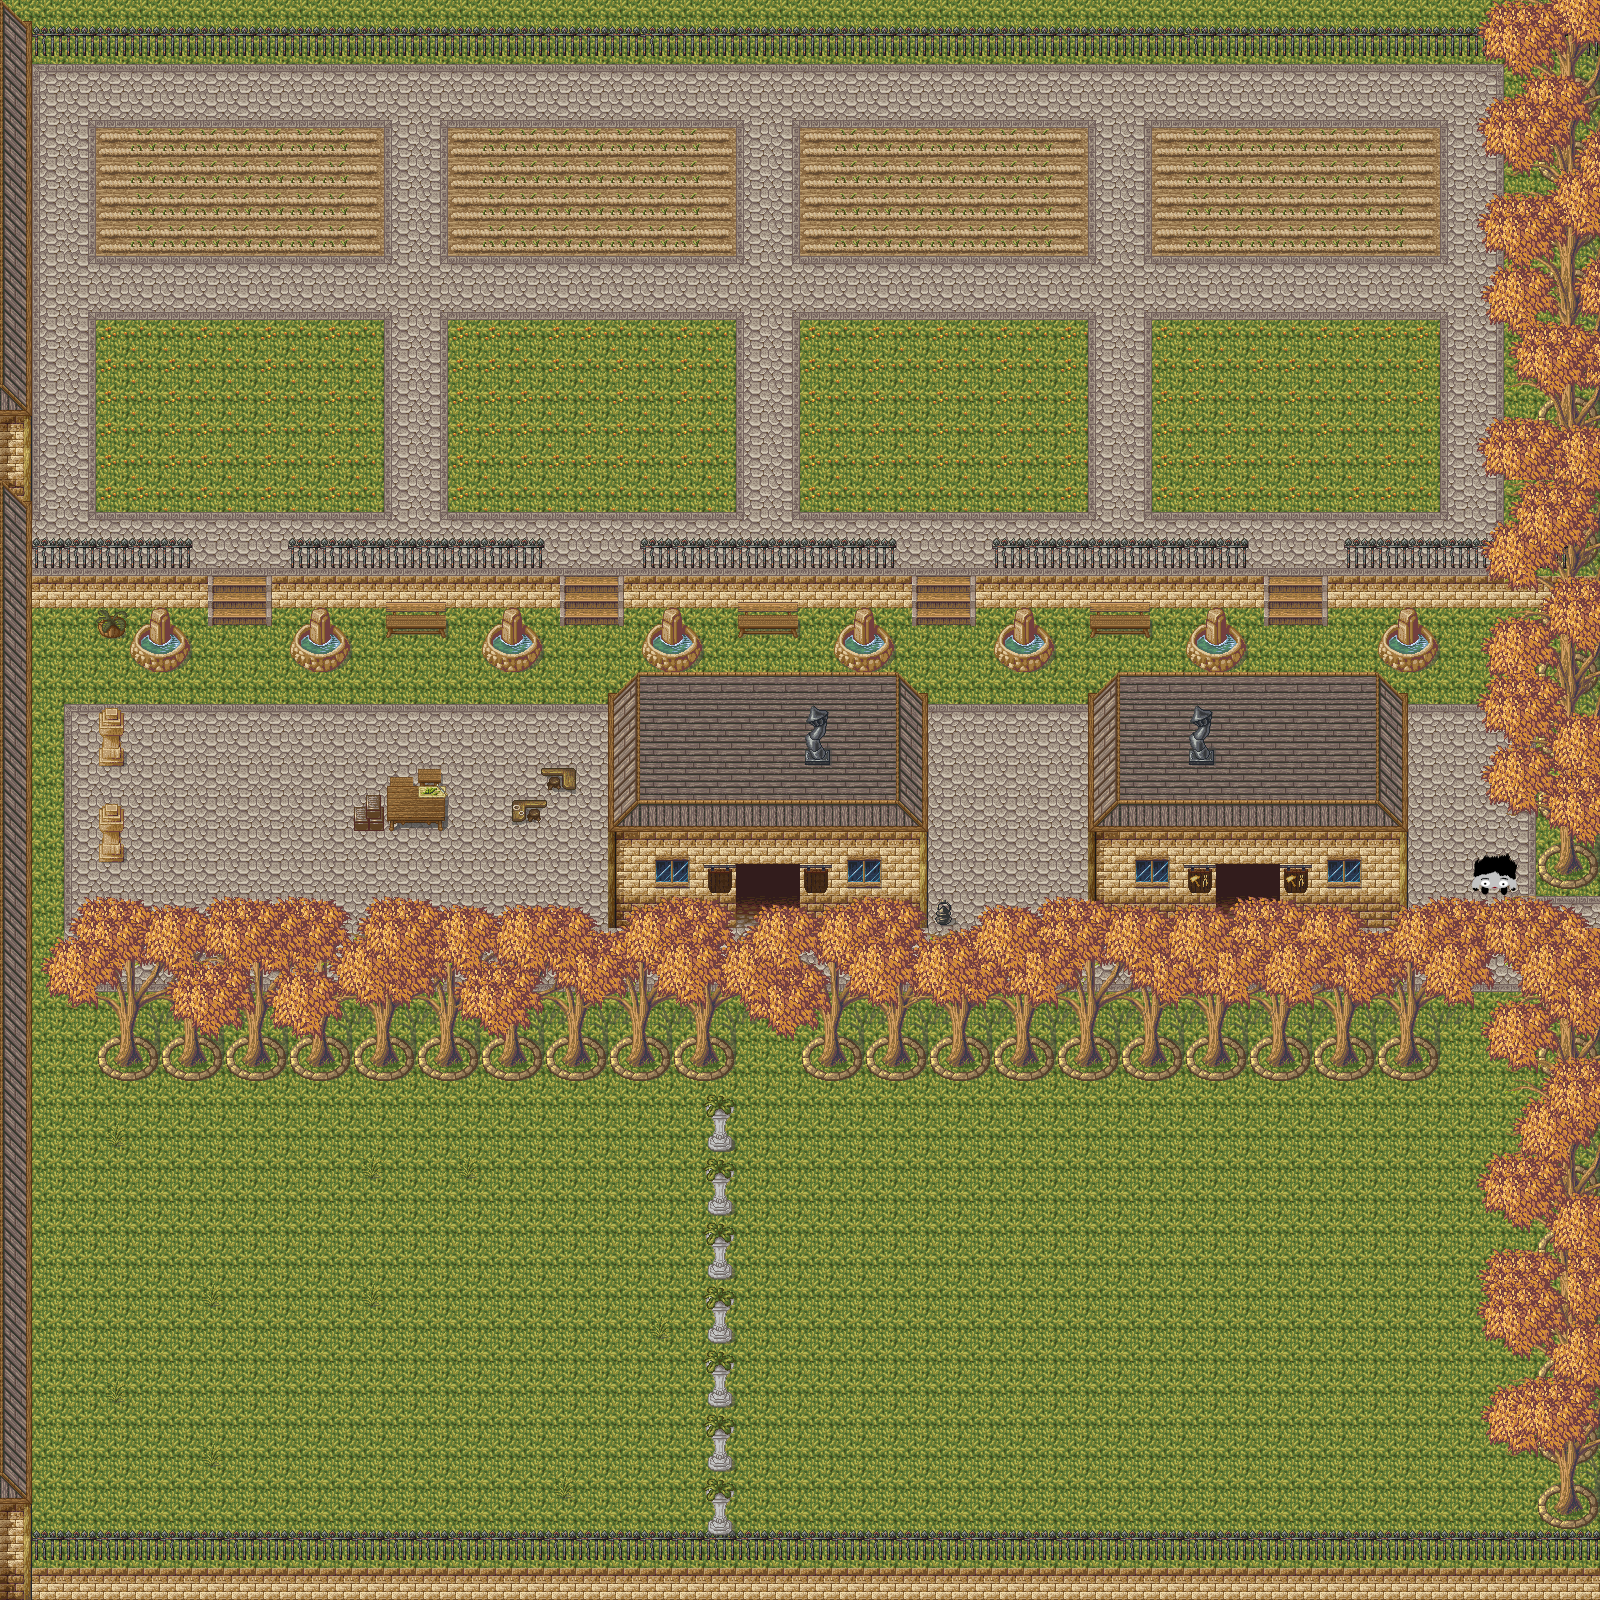

A level layout from a 2D game, rendered from its tile map. Below: a short description, then the map file with tile-grid data replaced by summaries:
An orthogonal 50x50 tile map with 32x32 px tiles, 10 tile layers (U_Backgrounf, T_Background, U_Layer1, U_Layer2, ...), 3 tilesets and 66 objects (11x friendly_mob, top-room, seed-store, crafting-store, village1-garden2part1, ...).

<map version="1.2" tiledversion="1.2.5" orientation="orthogonal" renderorder="right-down" width="50" height="50" tilewidth="32" tileheight="32" infinite="0" nextlayerid="15" nextobjectid="99">
 <tileset firstgid="1" source="Outdoor.tsx" />
 <tileset firstgid="361" source="Hanging_signs.tsx" />
 <tileset firstgid="377" source="Beebos.tsx" />
 <layer id="1" name="U_Backgrounf" width="50" height="50">
  <data>[2500 cells, 2500 non-empty, 17 distinct tile ids]</data>
 </layer>
 <objectgroup id="11" name="Collisions">
  <object id="1" x="32" y="32" width="1152" height="32" />
  <object id="2" x="1184" y="32" width="352" height="32" />
  <object id="3" x="1536" y="32" width="64" height="416" />
  <object id="5" x="1536" y="1120" width="64" height="480" />
  <object id="6" x="768" y="1568" width="768" height="32" />
  <object id="9" x="0" y="1568" width="768" height="32" />
  <object id="10" x="704" y="1120" width="32" height="32" />
  <object id="11" x="704" y="1184" width="32" height="32" />
  <object id="12" x="704" y="1248" width="32" height="32" />
  <object id="13" x="704" y="1312" width="32" height="32" />
  <object id="14" x="704" y="1376" width="32" height="32" />
  <object id="15" x="704" y="1440" width="32" height="32" />
  <object id="16" x="704" y="1504" width="32" height="32" />
  <object id="17" x="0" y="992" width="32" height="576" />
  <object id="18" x="96" y="1024" width="640" height="64" />
  <object id="19" x="800" y="1024" width="640" height="64" />
  <object id="20" x="0" y="576" width="32" height="416" />
  <object id="21" x="96" y="832" width="32" height="32" />
  <object id="22" x="96" y="736" width="32" height="32" />
  <object id="24" x="96" y="608" width="32" height="32" />
  <object id="26" x="128" y="608" width="64" height="64" />
  <object id="27" x="288" y="608" width="64" height="64" />
  <object id="28" x="480" y="608" width="64" height="64" />
  <object id="29" x="640" y="608" width="64" height="64" />
  <object id="30" x="384" y="800" width="64" height="32" />
  <object id="31" x="352" y="800" width="32" height="32" />
  <object id="32" x="512" y="800" width="32" height="32" />
  <object id="33" x="544" y="768" width="32" height="32" />
  <object id="37" x="800" y="768" width="128" height="160" />
  <object id="38" x="608" y="768" width="128" height="160" />
  <object id="39" x="736" y="768" width="64" height="96" />
  <object id="40" x="1088" y="768" width="128" height="160" />
  <object id="41" x="1280" y="768" width="128" height="160" />
  <object id="42" x="1216" y="768" width="64" height="96" />
  <object id="43" x="1376" y="608" width="64" height="64" />
  <object id="45" x="1184" y="608" width="64" height="64" />
  <object id="46" x="992" y="608" width="64" height="64" />
  <object id="47" x="832" y="608" width="64" height="64" />
  <object id="48" x="1344" y="576" width="192" height="32" />
  <object id="49" x="992" y="576" width="256" height="32" />
  <object id="50" x="640" y="576" width="256" height="32" />
  <object id="51" x="288" y="576" width="256" height="32" />
  <object id="52" x="32" y="576" width="160" height="32" />
  <object id="53" x="0" y="32" width="32" height="480" />
  <object id="54" x="32" y="32" width="832" height="32" />
  <object id="55" x="864" y="32" width="672" height="32" />
  <object id="93" x="1536" y="1024" width="64" height="96" />
  <object id="94" x="1536" y="512" width="64" height="384" />
  <object id="95" x="1536" y="416" width="64" height="96" />
  <object id="97" x="1471" y="863" width="45" height="31" />
 </objectgroup>
 <objectgroup id="12" name="Doorways">
  <object id="56" name="top-room" x="0" y="512" width="32" height="64">
   <properties>
    <property name="pos_x" type="int" value="58" />
    <property name="pos_y" type="int" value="6" />
   </properties>
  </object>
  <object id="57" name="seed-store" x="736" y="864" width="64" height="32">
   <properties>
    <property name="pos_x" type="int" value="9" />
    <property name="pos_y" type="int" value="9" />
   </properties>
  </object>
  <object id="58" name="crafting-store" x="1216" y="864" width="64" height="32">
   <properties>
    <property name="pos_x" type="int" value="9" />
    <property name="pos_y" type="int" value="9" />
   </properties>
  </object>
  <object id="92" name="village1-garden2part1" x="1568" y="896" width="32" height="96">
   <properties>
    <property name="pos_x" type="int" value="2" />
    <property name="pos_y" type="int" value="23" />
   </properties>
  </object>
 </objectgroup>
 <objectgroup id="13" name="Mobs">
  <object id="80" name="chicken" type="friendly_mob" x="576" y="1120" width="32" height="32" />
  <object id="82" name="chicken" type="friendly_mob" x="480" y="1184" width="32" height="32" />
  <object id="83" name="chicken" type="friendly_mob" x="512" y="1312" width="32" height="32" />
  <object id="84" name="chicken" type="friendly_mob" x="320" y="1408" width="32" height="32" />
  <object id="85" name="chicken" type="friendly_mob" x="192" y="1216" width="32" height="32" />
  <object id="86" name="sheep" type="friendly_mob" x="832" y="1152" width="32" height="32" />
  <object id="87" name="sheep" type="friendly_mob" x="1088" y="1152" width="32" height="32" />
  <object id="88" name="sheep" type="friendly_mob" x="928" y="1376" width="32" height="32" />
  <object id="89" name="sheep" type="friendly_mob" x="1152" y="1312" width="32" height="32" />
  <object id="90" name="sheep" type="friendly_mob" x="1376" y="1408" width="32" height="32" />
  <object id="91" name="sheep" type="friendly_mob" x="1344" y="1152" width="32" height="32" />
 </objectgroup>
 <layer id="2" name="T_Background" width="50" height="50">
  <data>[2500 cells, 103 non-empty, 6 distinct tile ids]</data>
 </layer>
 <layer id="3" name="U_Layer1" width="50" height="50">
  <data>[2500 cells, 1073 non-empty, 37 distinct tile ids]</data>
 </layer>
 <layer id="8" name="U_Layer2" width="50" height="50">
  <data>[2500 cells, 153 non-empty, 38 distinct tile ids]</data>
 </layer>
 <layer id="10" name="U_1" width="50" height="50">
  <data>[2500 cells, 23 non-empty, 9 distinct tile ids]</data>
 </layer>
 <layer id="4" name="T_Layer2" width="50" height="50">
  <data>[2500 cells, 284 non-empty, 16 distinct tile ids]</data>
 </layer>
 <layer id="5" name="T_Layer3" width="50" height="50">
  <data>[2500 cells, 220 non-empty, 16 distinct tile ids]</data>
 </layer>
 <objectgroup id="14" name="Beebos">
  <object id="98" name="slime-quest-beebo" type="beebo" x="1453" y="854" width="73" height="62">
   <properties>
    <property name="quest" value="slime_quest" />
   </properties>
  </object>
 </objectgroup>
 <layer id="6" name="T_Leaf1" width="50" height="50">
  <data>[2500 cells, 346 non-empty, 27 distinct tile ids]</data>
 </layer>
 <layer id="7" name="T_Leaf2" width="50" height="50">
  <data>[2500 cells, 273 non-empty, 21 distinct tile ids]</data>
 </layer>
 <layer id="9" name="T_Leaf3" width="50" height="50">
  <data>[2500 cells, 116 non-empty, 18 distinct tile ids]</data>
 </layer>
</map>
